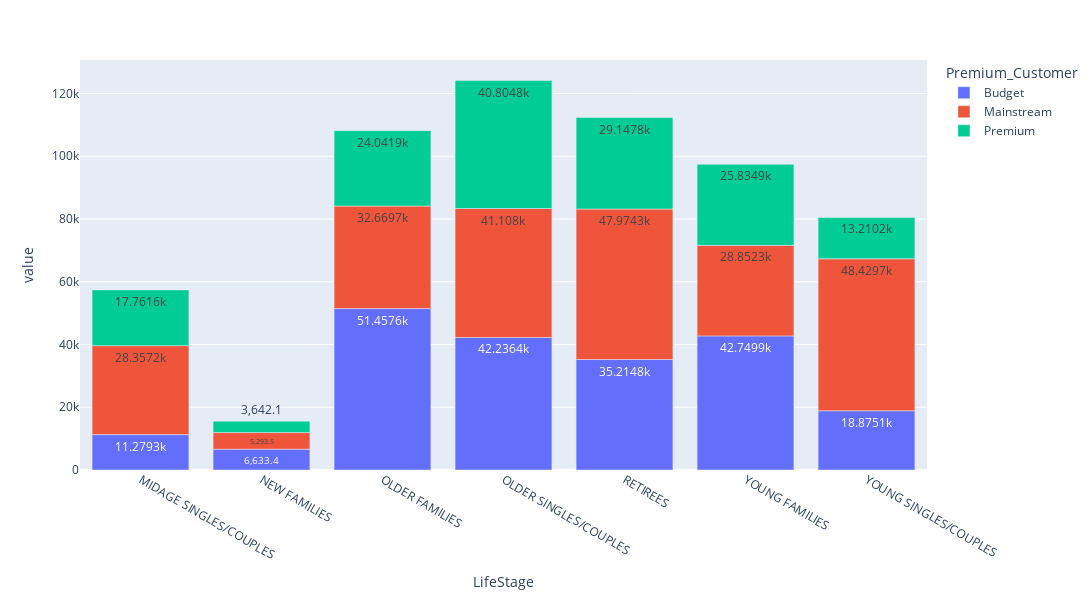

Notebook code for this chart:
### Code cell
fig = px.bar(x,labels='Total_Sales',text_auto=True,width=1420, height=600)
fig.show()

### Figure 1 — Plotly figure (JSON) as saved in the notebook; plotly's stock layout.template omitted (floating-point values rounded to 4 significant figures)
{"data": [{"alignmentgroup": "True", "hovertemplate": "Premium_Customer=Budget<br>LifeStage=%{x}<br>value=%{y}<extra></extra>", "legendgroup": "Budget", "marker": {"color": "#636efa", "pattern": {"shape": ""}}, "name": "Budget", "offsetgroup": "Budget", "orientation": "v", "showlegend": true, "textposition": "auto", "texttemplate": "%{y}", "type": "bar", "x": ["MIDAGE SINGLES/COUPLES", "NEW FAMILIES", "OLDER FAMILIES", "OLDER SINGLES/COUPLES", "RETIREES", "YOUNG FAMILIES", "YOUNG SINGLES/COUPLES"], "xaxis": "x", "y": [11280.0, 6633.0, 51460.0, 42240.0, 35210.0, 42750.0, 18880.0], "yaxis": "y"}, {"alignmentgroup": "True", "hovertemplate": "Premium_Customer=Mainstream<br>LifeStage=%{x}<br>value=%{y}<extra></extra>", "legendgroup": "Mainstream", "marker": {"color": "#EF553B", "pattern": {"shape": ""}}, "name": "Mainstream", "offsetgroup": "Mainstream", "orientation": "v", "showlegend": true, "textposition": "auto", "texttemplate": "%{y}", "type": "bar", "x": ["MIDAGE SINGLES/COUPLES", "NEW FAMILIES", "OLDER FAMILIES", "OLDER SINGLES/COUPLES", "RETIREES", "YOUNG FAMILIES", "YOUNG SINGLES/COUPLES"], "xaxis": "x", "y": [28360.0, 5294.0, 32670.0, 41108, 47970.0, 28850.0, 48430.0], "yaxis": "y"}, {"alignmentgroup": "True", "hovertemplate": "Premium_Customer=Premium<br>LifeStage=%{x}<br>value=%{y}<extra></extra>", "legendgroup": "Premium", "marker": {"color": "#00cc96", "pattern": {"shape": ""}}, "name": "Premium", "offsetgroup": "Premium", "orientation": "v", "showlegend": true, "textposition": "auto", "texttemplate": "%{y}", "type": "bar", "x": ["MIDAGE SINGLES/COUPLES", "NEW FAMILIES", "OLDER FAMILIES", "OLDER SINGLES/COUPLES", "RETIREES", "YOUNG FAMILIES", "YOUNG SINGLES/COUPLES"], "xaxis": "x", "y": [17760.0, 3642.0, 24040.0, 40800.0, 29150.0, 25830.0, 13210.0], "yaxis": "y"}], "layout": {"barmode": "relative", "height": 600, "legend": {"title": {"text": "Premium_Customer"}, "tracegroupgap": 0}, "margin": {"t": 60}, "width": 1420, "xaxis": {"anchor": "y", "domain": [0, 1], "title": {"text": "LifeStage"}}, "yaxis": {"anchor": "x", "domain": [0, 1], "title": {"text": "value"}}}}
